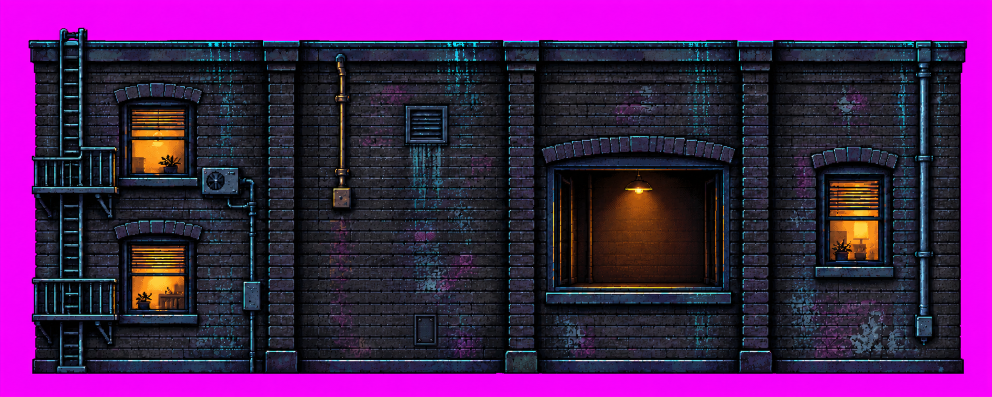
#> input picture _dev/codex03_raw/apartment_tenant.png, 1983 x 793 px (shown at 1/2 size)
$ python codex03_art.py
#> lines starting #> are read from the running program, lines starting #| are printed output that depends on the picture
"""Deterministic crop, chroma cleanup, sizing and review sheets for CODEX 03 art."""
from collections import Counter, deque
from pathlib import Path
from PIL import Image, ImageDraw
import json

ROOT = Path(__file__).resolve().parents[1]
RAW = ROOT / '_dev/codex03_raw'
SOURCES = {
    'apartment': 'apartment_tenant.png',
    'hot': 'exec-6b3741cc-f44a-4e2a-89f1-6c894f8ca2f9.png',
    'relieved': 'exec-76c187db-4e5c-4577-a79a-3c5ca37e7a21.png',
    'pip': 'pip_v2.png',
    'capacitor': 'exec-65cccbcd-f390-48d7-bc78-47145d5ae04e.png',
    'idle': 'exec-cf3ca223-6c63-4f58-9570-9dbdec6d62a9.png',
    'glow': 'exec-cd02a3ea-89fa-45cf-bf76-75cff55de1d4.png',
    'spin': 'exec-a4adc085-c725-4768-a3ff-2fee3a514bd9.png',
    'icon': 'exec-2bc0e3fe-02c3-4b9f-a04c-034680edc30a.png',
    'ladder': 'ladder.png',
    'plate': 'wall_plate.png',
}
OUT = {
    'apartment': ROOT / 'assets/objects/night-city-buildings/apartment_codex03_review',
    'npc': ROOT / 'assets/sprites/npc-window-woman-codex03-review',
    'pip': ROOT / 'assets/objects/pip-pickup-codex03-review',
    'capacitor': ROOT / 'assets/objects/capacity-upgrade/codex03-review',
    'ladder': ROOT / 'assets/objects/night-city-props/ladder_review',
    'plate': ROOT / 'assets/objects/night-city-props/wall-plate-switch-review',
}


def load(name):
#> called with name = 'apartment'
    return Image.open(RAW / SOURCES[name]).convert('RGBA')


def chroma(im):
    """Flood-fill only connected magenta background; every kept pixel is opaque."""
    im = im.copy()
    px = im.load()
    w, h = im.size
#> w = 1983; h = 793
    bg = lambda p: p[0] > 165 and p[2] > 125 and p[1] < 130 and p[0] > p[1] * 1.7 and p[2] > p[1] * 1.5
    q = deque()
    seen = bytearray(w * h)
    for x in range(w):
        if bg(px[x, 0]): q.append((x, 0))
        if bg(px[x, h - 1]): q.append((x, h - 1))
    for y in range(h):
        if bg(px[0, y]): q.append((0, y))
        if bg(px[w - 1, y]): q.append((w - 1, y))
    while q:
        x, y = q.popleft()
        k = y * w + x
        if seen[k] or not bg(px[x, y]): continue
        seen[k] = 1
        px[x, y] = (0, 0, 0, 0)
        if x: q.append((x - 1, y))
        if x + 1 < w: q.append((x + 1, y))
        if y: q.append((x, y - 1))
        if y + 1 < h: q.append((x, y + 1))
#> this loop made 1335092 passes
#> (x, y, k) on passes 1 to 3: (0, 0, 0), (0, 792, 1570536), (1, 0, 1)
    # Generated sheets can leave isolated magenta flecks just inside a dark
    # outline. They are background, not designed purple material.
    for y in range(h):
        for x in range(w):
            if bg(px[x, y]): px[x, y] = (0, 0, 0, 0)
    return im


# [27 lines left out: functions fit, sheet, not called in this run]


def apartment():
    source = chroma(load('apartment'))
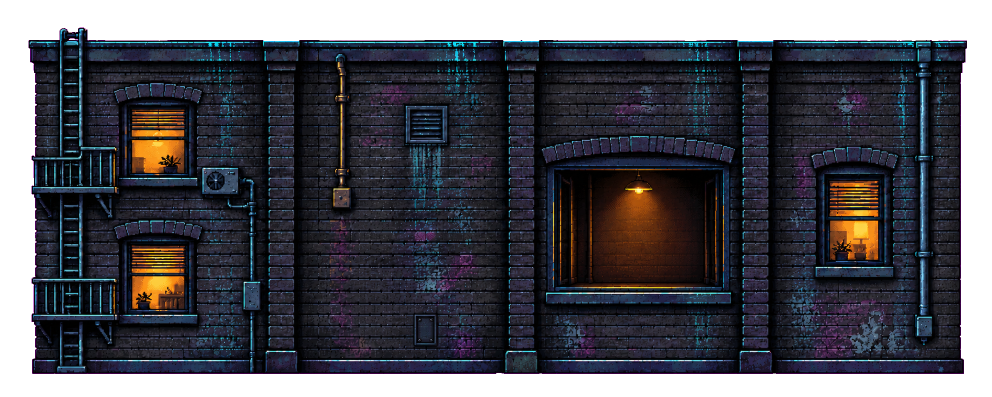
#> source: PIL image 1983x793 RGBA (shown at 1/2 size); mean R, G, B, A 27.5, 27.8, 34.8, 200.9; transparent parts drawn white
    target = OUT['apartment']
    target.mkdir(parents=True, exist_ok=True)
    # Seam positions are structural columns in the single generated facade.
    bounds = [58, 592, 1070, 1540, 1932]
    widths = [192, 160, 160, 128]
    names = ['left', 'wall_bay', 'front_bay', 'right']
    panels = []
    for i in range(4):
        piece = source.crop((bounds[i], 55, bounds[i + 1], 748))
        piece = piece.resize((widths[i], 256), Image.Resampling.NEAREST)
        piece.save(target / f'{names[i]}.png')
        panels.append(piece)
#> this loop made 4 passes
#> pass 1, in apartment, `piece = source.crop((bounds[i], 55, bounds[i + 1], 748))`:
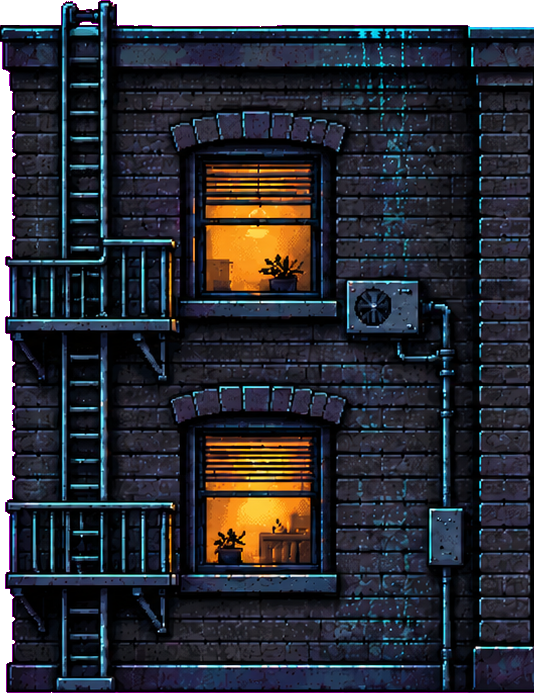
#> piece: PIL image 534x693 RGBA; mean R, G, B, A 34.7, 36.3, 43, 241.7; transparent parts drawn white
#> pass 1, in apartment, `piece = piece.resize((widths[i], 256), Image.Resampling.NEAREST)`:
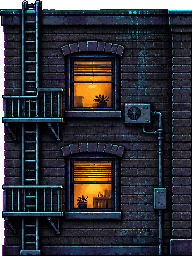
#> piece: PIL image 192x256 RGBA; mean R, G, B, A 35, 36.5, 43.3, 242; transparent parts drawn white
#> pass 2, in apartment, `piece = source.crop((bounds[i], 55, bounds[i + 1], 748))`:
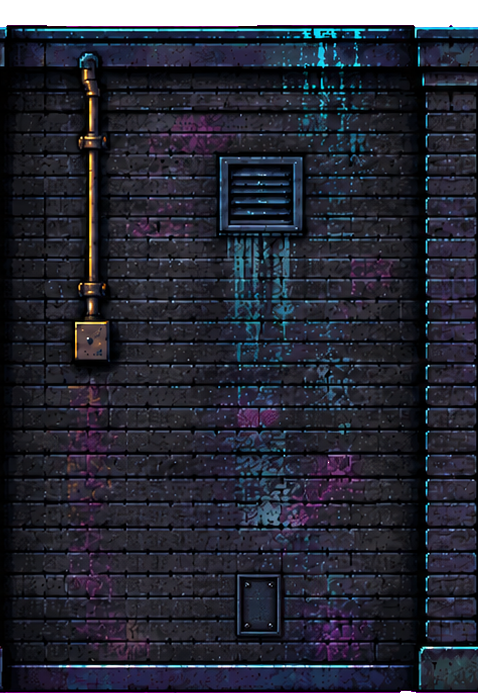
#> piece: PIL image 478x693 RGBA; mean R, G, B, A 31.1, 32.9, 44.2, 245.5; transparent parts drawn white
#> pass 2, in apartment, `piece = piece.resize((widths[i], 256), Image.Resampling.NEAREST)`:
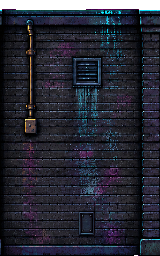
#> piece: PIL image 160x256 RGBA; mean R, G, B, A 30.4, 32.2, 43.3, 245.4; transparent parts drawn white
#> after the loop:
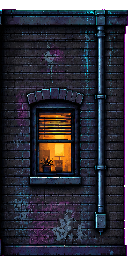
#> piece: PIL image 128x256 RGBA; mean R, G, B, A 35.5, 35.3, 44.8, 240; transparent parts drawn white
#> after the loop, panels = 4 items
    stitched = Image.new('RGBA', (640, 256))
#> stitched: PIL image 640x256 RGBA; every value is 0
    x = 0
    for piece in panels:
        stitched.alpha_composite(piece, (x, 0))
        x += piece.width
#> this loop made 4 passes
#> x on passes 1 to 4: 192, 352, 512, 640
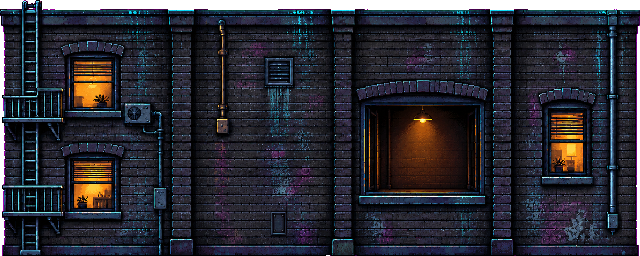
#> stitched: PIL image 640x256 RGBA; mean R, G, B, A 33, 33.3, 41.8, 243.3; transparent parts drawn white
#> after the loop, x = 640
    stitched.save(target / 'tiling_proof.png')


def ladder():
    source = chroma(load('ladder'))
    # Remove generated terminal collars; the uninterrupted middle repeats.
    source = source.crop((0, 155, source.width, source.height - 160))
    target = OUT['ladder']
    target.mkdir(parents=True, exist_ok=True)
    fit(source, (128, 605), 1).save(target / 'ladder.png')
    current = Image.open(ROOT / 'assets/objects/night-city-props/ladder/ladder.png').convert('RGBA')
    old = current.resize((32, 192), Image.Resampling.NEAREST)
    new = Image.open(target / 'ladder.png').resize((32, 192), Image.Resampling.NEAREST)
    compare = Image.new('RGBA', (96, 208), '#141727')
    compare.alpha_composite(old, (8, 8))
    compare.alpha_composite(new, (56, 8))
    compare.resize((384, 832), Image.Resampling.NEAREST).save(target / 'old_new_game_size.png')


# [129 lines left out: functions plate, pip_from_hud, contact, audit, game_previews, family_comparison, not called in this run]


def main():
    apartment()
    ladder()
    plate()
    contact(OUT['ladder'], [OUT['ladder'] / 'ladder.png'], 'contact_dark_light.png')
    sheet('hot', 2, 3, (176, 176), OUT['npc'] / 'complaining', npc_window=True)
    sheet('relieved', 2, 3, (176, 176), OUT['npc'] / 'relieved', npc_window=True)
    pip_from_hud()
    fit(chroma(load('capacitor')), (48, 48), 2).save(ensure(OUT['capacitor']) / 'item.png')
    sheet('idle', 2, 3, (48, 48), OUT['capacitor'] / 'idle', margin=2)
    sheet('glow', 2, 2, (48, 48), OUT['capacitor'] / 'glow', margin=2)
    sheet('spin', 2, 4, (48, 48), OUT['capacitor'] / 'spin', margin=2)
    fit(chroma(load('icon')), (24, 24), 2).save(OUT['capacitor'] / 'icon.png')
    apartment_folder = OUT['apartment']
    contact(apartment_folder, [apartment_folder / f'{n}.png' for n in ('left', 'wall_bay', 'front_bay', 'right')], 'contact_dark_light.png')
    for folder in [OUT['npc'] / 'complaining', OUT['npc'] / 'relieved', OUT['pip'] / 'idle',
                   OUT['capacitor'] / 'idle', OUT['capacitor'] / 'glow', OUT['capacitor'] / 'spin']:
        contact(folder, sorted(folder.glob('frame_*.png')), 'contact_dark_light.png')
    contact(OUT['capacitor'], [OUT['capacitor'] / 'item.png', OUT['capacitor'] / 'icon.png'], 'contact_dark_light.png')
    game_previews()
    family_comparison()
    audit()


def ensure(path):
    path.mkdir(parents=True, exist_ok=True)
    return path


if __name__ == '__main__':
#> (the run stopped early here; a loop or call above may not have finished)
